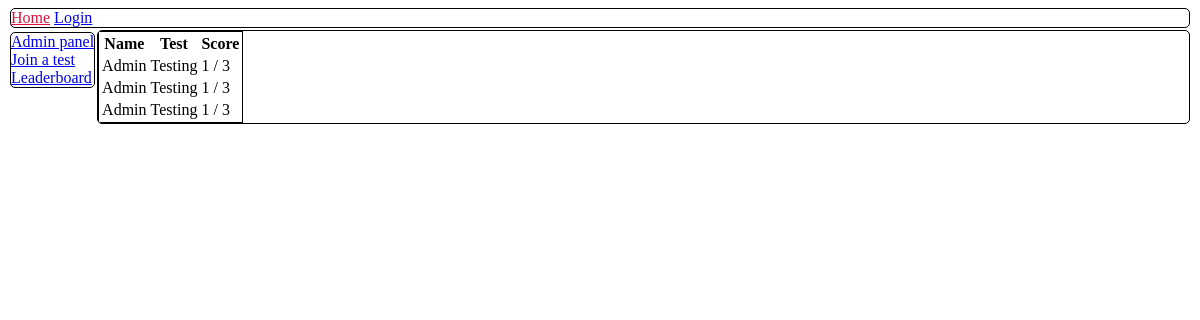
The page /leaderboard on the database as committed earlier.
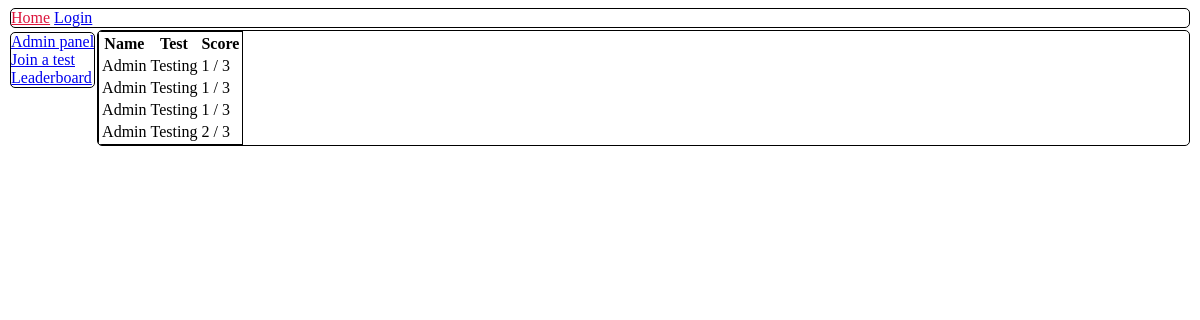
The same page on the database as committed later.
### orm.py (models this page shows)
class BaseModel(Model):
    class Meta:
        database = db

class Record(BaseModel):
    name = TextField()
    score = IntegerField()
    test = ForeignKeyField(Test, backref="done")
    user = ForeignKeyField(User, backref="records")

class User(BaseModel):
    username = TextField()
    name = TextField()
    grade = TextField()
    password = TextField()

class Test(BaseModel):
    name = TextField()

### app.py (the view)
@app.route("/leaderboard")
def page_leaderboard():
    with db.atomic():
        model = Record.select()
    return render_template("leaderboard.html", model=model, len=len)

### app.py (called while the page is built)
@app.before_request
def before_request():
    db.connect()

@app.after_request
def after_request(response):
    db.close()
    return response

### templates/leaderboard.html
{% extends "t_base.html" %}
{% block content %}
    <table>
        <tr>
            <th> Name </th>
            <th> Test </th>
            <th> Score </th>
        </tr>
        {% for i in model %}
        <tr>
            <td>{{ i.user.name }}</td>
            <td>{{ i.test.name }}</td>
            <td>{{ i.score }} / {{ len(i.test.questions) }}</td>
        </tr>
        {% endfor %}
    </table>
{% endblock %}

Rows that differ between the two databases and show on the page:
added Record: user.name "Admin", test.name "Testing", score "2", test "3"
